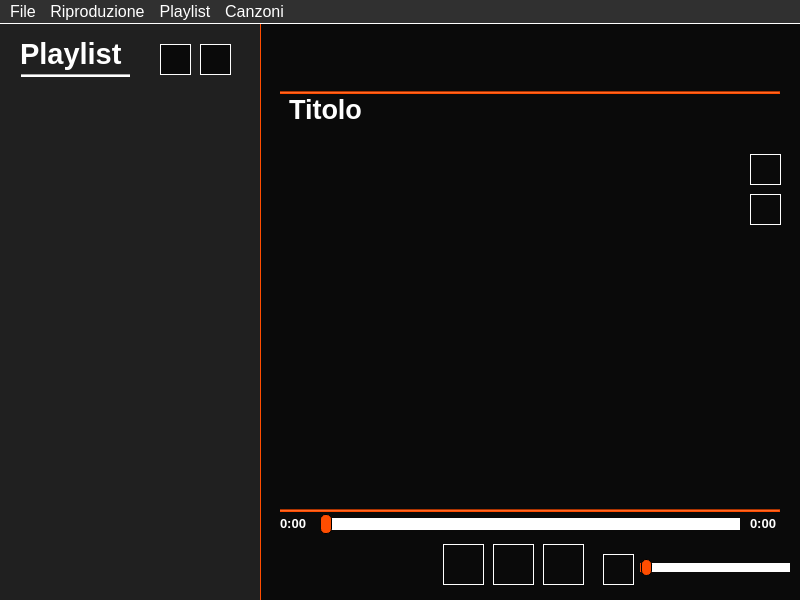
<?xml version="1.0" encoding="UTF-8"?>
<ui version="4.0">
 <class>MainWindow</class>
 <widget class="QMainWindow" name="MainWindow">
  <property name="geometry">
   <rect>
    <x>0</x>
    <y>0</y>
    <width>800</width>
    <height>600</height>
   </rect>
  </property>
  <property name="windowTitle">
   <string>Player</string>
  </property>
  <property name="autoFillBackground">
   <bool>false</bool>
  </property>
  <property name="styleSheet">
   <string notr="true">background-color: rgb(10, 10, 10);</string>
  </property>
  <property name="iconSize">
   <size>
    <width>50</width>
    <height>50</height>
   </size>
  </property>
  <property name="animated">
   <bool>true</bool>
  </property>
  <widget class="QWidget" name="centralwidget">
   <widget class="QListWidget" name="listaPlaylist">
    <property name="geometry">
     <rect>
      <x>0</x>
      <y>60</y>
      <width>261</width>
      <height>521</height>
     </rect>
    </property>
    <property name="font">
     <font>
      <pointsize>-1</pointsize>
      <weight>50</weight>
      <bold>false</bold>
     </font>
    </property>
    <property name="styleSheet">
     <string notr="true">QListView {
	background-color: #202020;
    border-right: 1.2px solid rgb(255, 77, 0);
    color: white;
	font-size: 20px;
}

QListView::item:selected {
    border: 1px solid rgb(255, 77, 0);
}

QListView::item:selected:!active {
     background-color: none;
     color: white;
}

QListView::item:selected:active {
     background-color: rgb(255, 77, 0);
}

QListView::item:hover {
     background: rgb(255, 150, 0)
}</string>
    </property>
    <property name="frameShape">
     <enum>QFrame::NoFrame</enum>
    </property>
    <property name="frameShadow">
     <enum>QFrame::Raised</enum>
    </property>
    <property name="midLineWidth">
     <number>0</number>
    </property>
    <property name="selectionBehavior">
     <enum>QAbstractItemView::SelectItems</enum>
    </property>
    <property name="movement">
     <enum>QListView::Snap</enum>
    </property>
    <property name="flow">
     <enum>QListView::TopToBottom</enum>
    </property>
    <property name="resizeMode">
     <enum>QListView::Adjust</enum>
    </property>
   </widget>
   <widget class="QPushButton" name="btnPausa">
    <property name="geometry">
     <rect>
      <x>543</x>
      <y>520</y>
      <width>41</width>
      <height>41</height>
     </rect>
    </property>
    <property name="styleSheet">
     <string notr="true">image: url(:/icone/icone/icons8-pausa-60.png);
border: 0.6px solid white;</string>
    </property>
    <property name="text">
     <string/>
    </property>
   </widget>
   <widget class="QPushButton" name="btnRiproduci">
    <property name="geometry">
     <rect>
      <x>493</x>
      <y>520</y>
      <width>41</width>
      <height>41</height>
     </rect>
    </property>
    <property name="toolTip">
     <string/>
    </property>
    <property name="toolTipDuration">
     <number>1</number>
    </property>
    <property name="styleSheet">
     <string notr="true">image: url(:/icone/icone/icons8-riproduci-60.png);
border: 0.6px solid white;

</string>
    </property>
    <property name="text">
     <string/>
    </property>
   </widget>
   <widget class="QPushButton" name="btnStop">
    <property name="geometry">
     <rect>
      <x>443</x>
      <y>520</y>
      <width>41</width>
      <height>41</height>
     </rect>
    </property>
    <property name="styleSheet">
     <string notr="true">image: url(:/icone/icone/icons8-stop-60 (2).png);
border: 0.6px solid white;</string>
    </property>
    <property name="text">
     <string/>
    </property>
   </widget>
   <widget class="QLabel" name="Playlist">
    <property name="geometry">
     <rect>
      <x>20</x>
      <y>0</y>
      <width>241</width>
      <height>61</height>
     </rect>
    </property>
    <property name="styleSheet">
     <string notr="true">background-color: #202020;
border-right: 1.2px solid rgb(255, 77, 0);</string>
    </property>
    <property name="text">
     <string>&lt;html&gt;&lt;head/&gt;&lt;body&gt;&lt;p&gt;&lt;span style=&quot; font-size:22pt; font-weight:600; color:#ffffff; margin-keft: 5px;&quot;&gt;  Playlist&lt;/span&gt;&lt;/p&gt;&lt;/body&gt;&lt;/html&gt;</string>
    </property>
   </widget>
   <widget class="Line" name="linea">
    <property name="geometry">
     <rect>
      <x>20</x>
      <y>50</y>
      <width>110</width>
      <height>3</height>
     </rect>
    </property>
    <property name="styleSheet">
     <string notr="true">background-color: rgb(255, 255, 255);</string>
    </property>
    <property name="orientation">
     <enum>Qt::Horizontal</enum>
    </property>
   </widget>
   <widget class="QLabel" name="Copertura">
    <property name="geometry">
     <rect>
      <x>0</x>
      <y>0</y>
      <width>21</width>
      <height>61</height>
     </rect>
    </property>
    <property name="styleSheet">
     <string notr="true">background-color: #202020;</string>
    </property>
    <property name="text">
     <string/>
    </property>
   </widget>
   <widget class="QPushButton" name="btnVolume">
    <property name="geometry">
     <rect>
      <x>603</x>
      <y>530</y>
      <width>31</width>
      <height>31</height>
     </rect>
    </property>
    <property name="styleSheet">
     <string notr="true">image: url(:/icone/icone/icons8-altoparlante-60.png);
border: 0.6px solid white;</string>
    </property>
    <property name="text">
     <string/>
    </property>
   </widget>
   <widget class="QLabel" name="songName">
    <property name="geometry">
     <rect>
      <x>270</x>
      <y>15</y>
      <width>521</width>
      <height>41</height>
     </rect>
    </property>
    <property name="font">
     <font>
      <pointsize>20</pointsize>
      <weight>75</weight>
      <bold>true</bold>
     </font>
    </property>
    <property name="styleSheet">
     <string notr="true">color: white;
background-color: transparent;</string>
    </property>
    <property name="text">
     <string/>
    </property>
    <property name="alignment">
     <set>Qt::AlignHCenter|Qt::AlignTop</set>
    </property>
   </widget>
   <widget class="QSlider" name="progressSlider">
    <property name="geometry">
     <rect>
      <x>319</x>
      <y>490</y>
      <width>421</width>
      <height>20</height>
     </rect>
    </property>
    <property name="styleSheet">
     <string notr="true">QSlider::groove:horizontal {
	height: 10px;
	border: 1px solid #999999;
}

QSlider::handle:horizontal {
     width: 10px;
     background: rgb(255, 77, 0);
     margin: -5px 0;
     border-radius: 5px;
     border: 0.5px solid;
 }

QSlider::sub-page:horizontal {
      background: rgb(255, 77, 0);
}

QSlider::add-page:horizontal {
      background: white;
}</string>
    </property>
    <property name="maximum">
     <number>100</number>
    </property>
    <property name="orientation">
     <enum>Qt::Horizontal</enum>
    </property>
   </widget>
   <widget class="QSlider" name="volumeSlider">
    <property name="geometry">
     <rect>
      <x>640</x>
      <y>535</y>
      <width>150</width>
      <height>16</height>
     </rect>
    </property>
    <property name="styleSheet">
     <string notr="true">QSlider::groove:horizontal {
	height: 7px;
	border: 1px solid #999999;
}

QSlider::handle:horizontal {
     width: 9px;
     background: rgb(255, 77, 0);
     margin: -5px 0;
     border-radius: 5px;
     border: 0.5px solid;
 }

QSlider::sub-page:horizontal {
      background: rgb(255, 77, 0);
}

QSlider::add-page:horizontal {
      background: white;
}</string>
    </property>
    <property name="maximum">
     <number>100</number>
    </property>
    <property name="orientation">
     <enum>Qt::Horizontal</enum>
    </property>
   </widget>
   <widget class="QLabel" name="durationLabel">
    <property name="geometry">
     <rect>
      <x>750</x>
      <y>491</y>
      <width>31</width>
      <height>16</height>
     </rect>
    </property>
    <property name="font">
     <font>
      <pointsize>10</pointsize>
      <weight>75</weight>
      <bold>true</bold>
     </font>
    </property>
    <property name="styleSheet">
     <string notr="true">color: white;</string>
    </property>
    <property name="text">
     <string>0:00</string>
    </property>
   </widget>
   <widget class="QLabel" name="timeLabel">
    <property name="geometry">
     <rect>
      <x>280</x>
      <y>491</y>
      <width>41</width>
      <height>16</height>
     </rect>
    </property>
    <property name="font">
     <font>
      <pointsize>10</pointsize>
      <weight>75</weight>
      <bold>true</bold>
     </font>
    </property>
    <property name="styleSheet">
     <string notr="true">color: white;</string>
    </property>
    <property name="text">
     <string>0:00</string>
    </property>
   </widget>
   <widget class="QPushButton" name="btnCreaplaylist">
    <property name="geometry">
     <rect>
      <x>160</x>
      <y>20</y>
      <width>31</width>
      <height>31</height>
     </rect>
    </property>
    <property name="styleSheet">
     <string notr="true">image: url(:/icone/icone/-playlist-add_90050.png);
border: 0.6px solid white;</string>
    </property>
    <property name="text">
     <string/>
    </property>
   </widget>
   <widget class="QPushButton" name="btnAggiungip">
    <property name="geometry">
     <rect>
      <x>200</x>
      <y>20</y>
      <width>31</width>
      <height>31</height>
     </rect>
    </property>
    <property name="styleSheet">
     <string notr="true">image: url(:/icone/icone/icons8-add-song-60.png);
border: 0.6px solid white;</string>
    </property>
    <property name="text">
     <string/>
    </property>
   </widget>
   <widget class="QLabel" name="title">
    <property name="geometry">
     <rect>
      <x>280</x>
      <y>70</y>
      <width>91</width>
      <height>31</height>
     </rect>
    </property>
    <property name="font">
     <font>
      <pointsize>20</pointsize>
      <weight>75</weight>
      <bold>true</bold>
     </font>
    </property>
    <property name="styleSheet">
     <string notr="true">color: white;
background-color: transparent;</string>
    </property>
    <property name="text">
     <string>Titolo</string>
    </property>
    <property name="alignment">
     <set>Qt::AlignHCenter|Qt::AlignTop</set>
    </property>
   </widget>
   <widget class="QListWidget" name="listaTitolo">
    <property name="geometry">
     <rect>
      <x>286</x>
      <y>110</y>
      <width>441</width>
      <height>371</height>
     </rect>
    </property>
    <property name="font">
     <font>
      <pointsize>12</pointsize>
      <weight>75</weight>
      <bold>true</bold>
     </font>
    </property>
    <property name="styleSheet">
     <string notr="true">QListView {
	border: none;
	color: white;
	background-color: transparent;
}

QListView::item:selected {
    border: 1px solid rgb(255, 77, 0);
}

QListView::item:selected:!active {
     background-color: none;
     color: white;
}

QListView::item:selected:active {
     background-color: rgb(255, 77, 0);
}

QListView::item:hover {
     background: rgb(255, 150, 0)
}</string>
    </property>
    <property name="selectionMode">
     <enum>QAbstractItemView::NoSelection</enum>
    </property>
    <property name="uniformItemSizes">
     <bool>true</bool>
    </property>
   </widget>
   <widget class="Line" name="linea_2">
    <property name="geometry">
     <rect>
      <x>280</x>
      <y>67</y>
      <width>500</width>
      <height>3</height>
     </rect>
    </property>
    <property name="styleSheet">
     <string notr="true">background-color: rgb(255, 77, 0);</string>
    </property>
    <property name="orientation">
     <enum>Qt::Horizontal</enum>
    </property>
   </widget>
   <widget class="Line" name="linea_3">
    <property name="geometry">
     <rect>
      <x>280</x>
      <y>485</y>
      <width>500</width>
      <height>3</height>
     </rect>
    </property>
    <property name="styleSheet">
     <string notr="true">background-color: rgb(255, 77, 0);</string>
    </property>
    <property name="orientation">
     <enum>Qt::Horizontal</enum>
    </property>
   </widget>
   <widget class="QPushButton" name="btnAvanti">
    <property name="geometry">
     <rect>
      <x>750</x>
      <y>130</y>
      <width>31</width>
      <height>31</height>
     </rect>
    </property>
    <property name="styleSheet">
     <string notr="true">image: url(:/icone/icone/icons8-su.png);
border: 0.6px solid white;</string>
    </property>
    <property name="text">
     <string/>
    </property>
   </widget>
   <widget class="QPushButton" name="btnIndietro">
    <property name="geometry">
     <rect>
      <x>750</x>
      <y>170</y>
      <width>31</width>
      <height>31</height>
     </rect>
    </property>
    <property name="styleSheet">
     <string notr="true">image: url(:/icone/icone/icons8-giu.png);
border: 0.6px solid white;</string>
    </property>
    <property name="text">
     <string/>
    </property>
   </widget>
  </widget>
  <widget class="QMenuBar" name="menuBar">
   <property name="geometry">
    <rect>
     <x>0</x>
     <y>0</y>
     <width>800</width>
     <height>26</height>
    </rect>
   </property>
   <property name="palette">
    <palette>
     <active>
      <colorrole role="WindowText">
       <brush brushstyle="SolidPattern">
        <color alpha="255">
         <red>255</red>
         <green>255</green>
         <blue>255</blue>
        </color>
       </brush>
      </colorrole>
      <colorrole role="Button">
       <brush brushstyle="SolidPattern">
        <color alpha="255">
         <red>48</red>
         <green>48</green>
         <blue>48</blue>
        </color>
       </brush>
      </colorrole>
      <colorrole role="Text">
       <brush brushstyle="SolidPattern">
        <color alpha="255">
         <red>255</red>
         <green>255</green>
         <blue>255</blue>
        </color>
       </brush>
      </colorrole>
      <colorrole role="ButtonText">
       <brush brushstyle="SolidPattern">
        <color alpha="255">
         <red>255</red>
         <green>255</green>
         <blue>255</blue>
        </color>
       </brush>
      </colorrole>
      <colorrole role="Base">
       <brush brushstyle="SolidPattern">
        <color alpha="255">
         <red>48</red>
         <green>48</green>
         <blue>48</blue>
        </color>
       </brush>
      </colorrole>
      <colorrole role="Window">
       <brush brushstyle="SolidPattern">
        <color alpha="255">
         <red>48</red>
         <green>48</green>
         <blue>48</blue>
        </color>
       </brush>
      </colorrole>
      <colorrole role="Highlight">
       <brush brushstyle="SolidPattern">
        <color alpha="255">
         <red>0</red>
         <green>0</green>
         <blue>0</blue>
        </color>
       </brush>
      </colorrole>
      <colorrole role="HighlightedText">
       <brush brushstyle="SolidPattern">
        <color alpha="255">
         <red>120</red>
         <green>120</green>
         <blue>120</blue>
        </color>
       </brush>
      </colorrole>
      <colorrole role="Link">
       <brush brushstyle="SolidPattern">
        <color alpha="255">
         <red>242</red>
         <green>242</green>
         <blue>244</blue>
        </color>
       </brush>
      </colorrole>
      <colorrole role="PlaceholderText">
       <brush brushstyle="NoBrush">
        <color alpha="128">
         <red>255</red>
         <green>255</green>
         <blue>255</blue>
        </color>
       </brush>
      </colorrole>
     </active>
     <inactive>
      <colorrole role="WindowText">
       <brush brushstyle="SolidPattern">
        <color alpha="255">
         <red>255</red>
         <green>255</green>
         <blue>255</blue>
        </color>
       </brush>
      </colorrole>
      <colorrole role="Button">
       <brush brushstyle="SolidPattern">
        <color alpha="255">
         <red>48</red>
         <green>48</green>
         <blue>48</blue>
        </color>
       </brush>
      </colorrole>
      <colorrole role="Text">
       <brush brushstyle="SolidPattern">
        <color alpha="255">
         <red>255</red>
         <green>255</green>
         <blue>255</blue>
        </color>
       </brush>
      </colorrole>
      <colorrole role="ButtonText">
       <brush brushstyle="SolidPattern">
        <color alpha="255">
         <red>255</red>
         <green>255</green>
         <blue>255</blue>
        </color>
       </brush>
      </colorrole>
      <colorrole role="Base">
       <brush brushstyle="SolidPattern">
        <color alpha="255">
         <red>48</red>
         <green>48</green>
         <blue>48</blue>
        </color>
       </brush>
      </colorrole>
      <colorrole role="Window">
       <brush brushstyle="SolidPattern">
        <color alpha="255">
         <red>48</red>
         <green>48</green>
         <blue>48</blue>
        </color>
       </brush>
      </colorrole>
      <colorrole role="Highlight">
       <brush brushstyle="SolidPattern">
        <color alpha="255">
         <red>0</red>
         <green>0</green>
         <blue>0</blue>
        </color>
       </brush>
      </colorrole>
      <colorrole role="HighlightedText">
       <brush brushstyle="SolidPattern">
        <color alpha="255">
         <red>120</red>
         <green>120</green>
         <blue>120</blue>
        </color>
       </brush>
      </colorrole>
      <colorrole role="Link">
       <brush brushstyle="SolidPattern">
        <color alpha="255">
         <red>242</red>
         <green>242</green>
         <blue>244</blue>
        </color>
       </brush>
      </colorrole>
      <colorrole role="PlaceholderText">
       <brush brushstyle="NoBrush">
        <color alpha="128">
         <red>255</red>
         <green>255</green>
         <blue>255</blue>
        </color>
       </brush>
      </colorrole>
     </inactive>
     <disabled>
      <colorrole role="WindowText">
       <brush brushstyle="SolidPattern">
        <color alpha="255">
         <red>255</red>
         <green>255</green>
         <blue>255</blue>
        </color>
       </brush>
      </colorrole>
      <colorrole role="Button">
       <brush brushstyle="SolidPattern">
        <color alpha="255">
         <red>48</red>
         <green>48</green>
         <blue>48</blue>
        </color>
       </brush>
      </colorrole>
      <colorrole role="Text">
       <brush brushstyle="SolidPattern">
        <color alpha="255">
         <red>255</red>
         <green>255</green>
         <blue>255</blue>
        </color>
       </brush>
      </colorrole>
      <colorrole role="ButtonText">
       <brush brushstyle="SolidPattern">
        <color alpha="255">
         <red>255</red>
         <green>255</green>
         <blue>255</blue>
        </color>
       </brush>
      </colorrole>
      <colorrole role="Base">
       <brush brushstyle="SolidPattern">
        <color alpha="255">
         <red>48</red>
         <green>48</green>
         <blue>48</blue>
        </color>
       </brush>
      </colorrole>
      <colorrole role="Window">
       <brush brushstyle="SolidPattern">
        <color alpha="255">
         <red>48</red>
         <green>48</green>
         <blue>48</blue>
        </color>
       </brush>
      </colorrole>
      <colorrole role="Highlight">
       <brush brushstyle="SolidPattern">
        <color alpha="255">
         <red>29</red>
         <green>84</green>
         <blue>92</blue>
        </color>
       </brush>
      </colorrole>
      <colorrole role="HighlightedText">
       <brush brushstyle="SolidPattern">
        <color alpha="255">
         <red>120</red>
         <green>120</green>
         <blue>120</blue>
        </color>
       </brush>
      </colorrole>
      <colorrole role="Link">
       <brush brushstyle="SolidPattern">
        <color alpha="255">
         <red>242</red>
         <green>242</green>
         <blue>244</blue>
        </color>
       </brush>
      </colorrole>
      <colorrole role="PlaceholderText">
       <brush brushstyle="NoBrush">
        <color alpha="128">
         <red>255</red>
         <green>255</green>
         <blue>255</blue>
        </color>
       </brush>
      </colorrole>
     </disabled>
    </palette>
   </property>
   <property name="font">
    <font>
     <pointsize>12</pointsize>
    </font>
   </property>
   <property name="cursor">
    <cursorShape>PointingHandCursor</cursorShape>
   </property>
   <property name="styleSheet">
    <string notr="true">color: rgb(255, 255, 255);
background-color: #303030;
border-bottom: 1px solid white;</string>
   </property>
   <widget class="QMenu" name="menuFile">
    <property name="styleSheet">
     <string notr="true">border: none;</string>
    </property>
    <property name="title">
     <string>File</string>
    </property>
    <addaction name="actionApri_un_file"/>
   </widget>
   <widget class="QMenu" name="menuRiproduzione">
    <property name="palette">
     <palette>
      <active>
       <colorrole role="WindowText">
        <brush brushstyle="SolidPattern">
         <color alpha="255">
          <red>255</red>
          <green>255</green>
          <blue>255</blue>
         </color>
        </brush>
       </colorrole>
       <colorrole role="Button">
        <brush brushstyle="SolidPattern">
         <color alpha="255">
          <red>48</red>
          <green>48</green>
          <blue>48</blue>
         </color>
        </brush>
       </colorrole>
       <colorrole role="Text">
        <brush brushstyle="SolidPattern">
         <color alpha="255">
          <red>255</red>
          <green>255</green>
          <blue>255</blue>
         </color>
        </brush>
       </colorrole>
       <colorrole role="ButtonText">
        <brush brushstyle="SolidPattern">
         <color alpha="255">
          <red>255</red>
          <green>255</green>
          <blue>255</blue>
         </color>
        </brush>
       </colorrole>
       <colorrole role="Base">
        <brush brushstyle="SolidPattern">
         <color alpha="255">
          <red>48</red>
          <green>48</green>
          <blue>48</blue>
         </color>
        </brush>
       </colorrole>
       <colorrole role="Window">
        <brush brushstyle="SolidPattern">
         <color alpha="255">
          <red>48</red>
          <green>48</green>
          <blue>48</blue>
         </color>
        </brush>
       </colorrole>
       <colorrole role="PlaceholderText">
        <brush brushstyle="NoBrush">
         <color alpha="128">
          <red>255</red>
          <green>255</green>
          <blue>255</blue>
         </color>
        </brush>
       </colorrole>
      </active>
      <inactive>
       <colorrole role="WindowText">
        <brush brushstyle="SolidPattern">
         <color alpha="255">
          <red>255</red>
          <green>255</green>
          <blue>255</blue>
         </color>
        </brush>
       </colorrole>
       <colorrole role="Button">
        <brush brushstyle="SolidPattern">
         <color alpha="255">
          <red>48</red>
          <green>48</green>
          <blue>48</blue>
         </color>
        </brush>
       </colorrole>
       <colorrole role="Text">
        <brush brushstyle="SolidPattern">
         <color alpha="255">
          <red>255</red>
          <green>255</green>
          <blue>255</blue>
         </color>
        </brush>
       </colorrole>
       <colorrole role="ButtonText">
        <brush brushstyle="SolidPattern">
         <color alpha="255">
          <red>255</red>
          <green>255</green>
          <blue>255</blue>
         </color>
        </brush>
       </colorrole>
       <colorrole role="Base">
        <brush brushstyle="SolidPattern">
         <color alpha="255">
          <red>48</red>
          <green>48</green>
          <blue>48</blue>
         </color>
        </brush>
       </colorrole>
       <colorrole role="Window">
        <brush brushstyle="SolidPattern">
         <color alpha="255">
          <red>48</red>
          <green>48</green>
          <blue>48</blue>
         </color>
        </brush>
       </colorrole>
       <colorrole role="PlaceholderText">
        <brush brushstyle="NoBrush">
         <color alpha="128">
          <red>255</red>
          <green>255</green>
          <blue>255</blue>
         </color>
        </brush>
       </colorrole>
      </inactive>
      <disabled>
       <colorrole role="WindowText">
        <brush brushstyle="SolidPattern">
         <color alpha="255">
          <red>255</red>
          <green>255</green>
          <blue>255</blue>
         </color>
        </brush>
       </colorrole>
       <colorrole role="Button">
        <brush brushstyle="SolidPattern">
         <color alpha="255">
          <red>48</red>
          <green>48</green>
          <blue>48</blue>
         </color>
        </brush>
       </colorrole>
       <colorrole role="Text">
        <brush brushstyle="SolidPattern">
         <color alpha="255">
          <red>255</red>
          <green>255</green>
          <blue>255</blue>
         </color>
        </brush>
       </colorrole>
       <colorrole role="ButtonText">
        <brush brushstyle="SolidPattern">
         <color alpha="255">
          <red>255</red>
          <green>255</green>
          <blue>255</blue>
         </color>
        </brush>
       </colorrole>
       <colorrole role="Base">
        <brush brushstyle="SolidPattern">
         <color alpha="255">
          <red>48</red>
          <green>48</green>
          <blue>48</blue>
         </color>
        </brush>
       </colorrole>
       <colorrole role="Window">
        <brush brushstyle="SolidPattern">
         <color alpha="255">
          <red>48</red>
          <green>48</green>
          <blue>48</blue>
         </color>
        </brush>
       </colorrole>
       <colorrole role="PlaceholderText">
        <brush brushstyle="NoBrush">
         <color alpha="128">
          <red>255</red>
          <green>255</green>
          <blue>255</blue>
         </color>
        </brush>
       </colorrole>
      </disabled>
     </palette>
    </property>
    <property name="styleSheet">
     <string notr="true">border: none;</string>
    </property>
    <property name="title">
     <string>Riproduzione</string>
    </property>
    <addaction name="actionStart"/>
    <addaction name="actionStop"/>
    <addaction name="actionPausa"/>
   </widget>
   <widget class="QMenu" name="menuPlaylist">
    <property name="title">
     <string>Playlist</string>
    </property>
    <addaction name="actionCrea_playlist"/>
    <addaction name="actionAggiungi_alla_playlist"/>
    <addaction name="actionTorna_alla_coda"/>
   </widget>
   <widget class="QMenu" name="menuCanzoni">
    <property name="title">
     <string>Canzoni</string>
    </property>
    <addaction name="actionAvanti_di_uno"/>
    <addaction name="actionIndietro_di_uno"/>
   </widget>
   <addaction name="menuFile"/>
   <addaction name="menuRiproduzione"/>
   <addaction name="menuPlaylist"/>
   <addaction name="menuCanzoni"/>
  </widget>
  <action name="actionStart">
   <property name="icon">
    <iconset resource="resources.qrc">
     <normaloff>:/icone/icone/icons8-riproduci-60.png</normaloff>:/icone/icone/icons8-riproduci-60.png</iconset>
   </property>
   <property name="text">
    <string>Start</string>
   </property>
   <property name="font">
    <font>
     <pointsize>12</pointsize>
    </font>
   </property>
  </action>
  <action name="actionStop">
   <property name="icon">
    <iconset resource="resources.qrc">
     <normaloff>:/icone/icone/icons8-stop-60 (2).png</normaloff>:/icone/icone/icons8-stop-60 (2).png</iconset>
   </property>
   <property name="text">
    <string>Stop</string>
   </property>
   <property name="font">
    <font>
     <pointsize>12</pointsize>
    </font>
   </property>
  </action>
  <action name="actionPausa">
   <property name="icon">
    <iconset resource="resources.qrc">
     <normaloff>:/icone/icone/icons8-pausa-60.png</normaloff>:/icone/icone/icons8-pausa-60.png</iconset>
   </property>
   <property name="text">
    <string>Pausa</string>
   </property>
   <property name="font">
    <font>
     <pointsize>12</pointsize>
    </font>
   </property>
  </action>
  <action name="actionApri_un_file">
   <property name="icon">
    <iconset resource="resources.qrc">
     <normaloff>:/icone/icone/icons8-apri-cartella-60.png</normaloff>:/icone/icone/icons8-apri-cartella-60.png</iconset>
   </property>
   <property name="text">
    <string>Apri un file</string>
   </property>
   <property name="font">
    <font>
     <pointsize>12</pointsize>
    </font>
   </property>
  </action>
  <action name="actionCrea_playlist">
   <property name="icon">
    <iconset resource="resources.qrc">
     <normaloff>:/icone/icone/-playlist-add_90050.png</normaloff>:/icone/icone/-playlist-add_90050.png</iconset>
   </property>
   <property name="text">
    <string>Crea playlist</string>
   </property>
  </action>
  <action name="actionAggiungi_alla_playlist">
   <property name="icon">
    <iconset resource="resources.qrc">
     <normaloff>:/icone/icone/icons8-add-song-60.png</normaloff>:/icone/icone/icons8-add-song-60.png</iconset>
   </property>
   <property name="text">
    <string>Aggiungi alla playlist </string>
   </property>
  </action>
  <action name="actionAvanti_di_uno">
   <property name="icon">
    <iconset resource="resources.qrc">
     <normaloff>:/icone/icone/icons8-giu.png</normaloff>:/icone/icone/icons8-giu.png</iconset>
   </property>
   <property name="text">
    <string>Avanti di uno</string>
   </property>
  </action>
  <action name="actionIndietro_di_uno">
   <property name="icon">
    <iconset resource="resources.qrc">
     <normaloff>:/icone/icone/icons8-su.png</normaloff>:/icone/icone/icons8-su.png</iconset>
   </property>
   <property name="text">
    <string>Indietro di uno</string>
   </property>
  </action>
  <action name="actionTorna_alla_coda">
   <property name="text">
    <string>Torna alla coda</string>
   </property>
  </action>
 </widget>
 <resources>
  <include location="resources.qrc"/>
 </resources>
 <connections/>
</ui>
